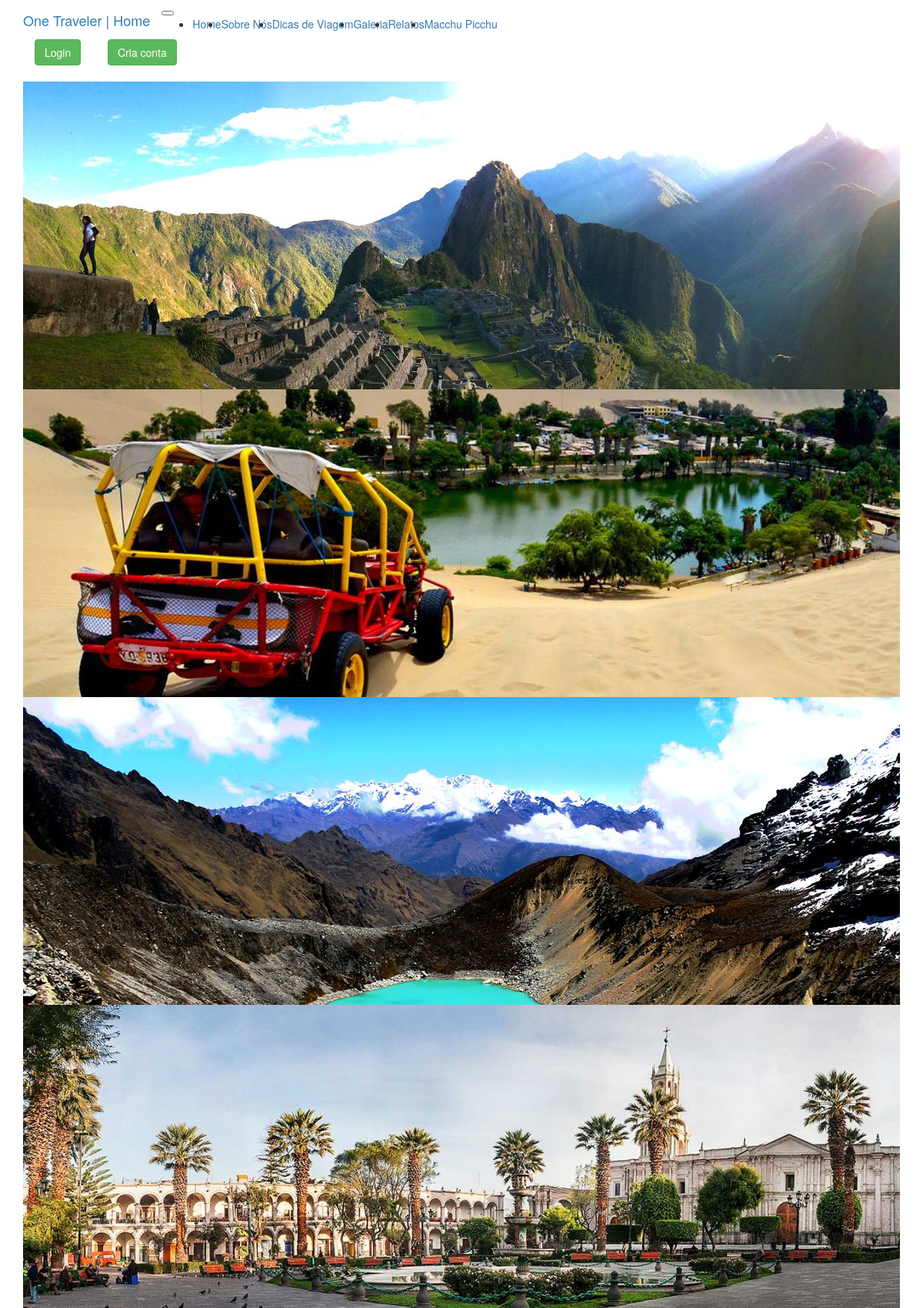
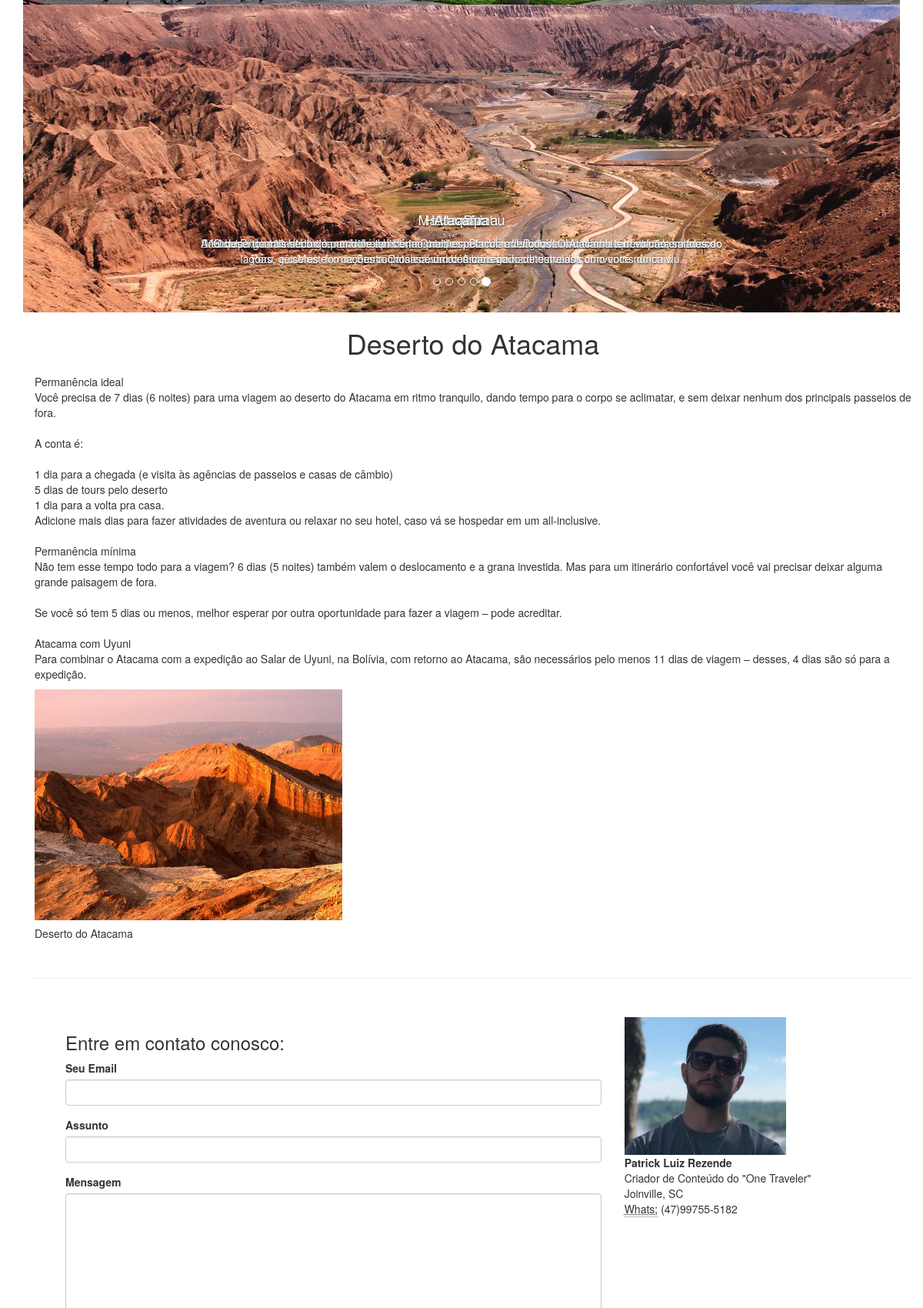
The page /relato/1 (upper part) on the database its author committed (2 pictures, top to bottom).
### app/models.py (models this page shows)
class Story(db.Model):
    __tablename__ = 'story'
    id = db.Column(db.Integer, primary_key=True)
    title = db.Column(db.String(128))
    description = db.Column(db.String(256))
    content = db.Column(db.Text())
    image_name = db.Column(db.String(128))

### app/main/views.py (the view)
@main.route('/relato/<int:id>')
def relato(id):
   story = Story.query.filter_by(id=id).first()
   story.content = story.content.replace('\n', '<br>')
   return render_template('relato.html', story=story)

### app/templates/relato.html (shortened to what this page needs)
{% extends "base.html" %}
{% block page_content %}
<div class="container">
<div class="card border-0 shadow my-5">
<div class="card-body p-5">
  <B><h1 class="font-weight-light text-center text-lg-left mt-4 mb-0"> {{story.title}} </h1></B>
  <p class="lead">
        <p>
            {% autoescape false %}
            {{story.content}}
            {% endautoescape %}
        <p>
    <div class="card bg-dark text-white">
      <img class="card-img" src="{{ url_for('static', filename='img/') }}{{story.image_name}}" alt="Card image">
      <div class="card-img-overlay">
        <h5 class="card-title">{{story.title}}</h5>
      </div>
    </div>
  <br>
</div>
{% endblock %}

### rows shown on the page
Story: title "Deserto do Atacama", content "Permanência ideal Você precisa de 7 dias (6 noites) para uma viagem ao deserto do Atacama em ritmo tranquilo, dando tempo para o corpo se aclimatar, e sem deixar nenhum dos principais passeios de fora. A conta é: 1 dia para a chegada (e visita às agências de passeios e casas de câmbio) 5 dias de tours pelo deserto 1 dia para a volta pra casa. Adicione mais dias para fazer atividades de aventura ou relaxar no seu hotel, caso vá se hospedar em um all-inclusive. Permanência mínima Não tem esse tempo todo para a viagem? 6 dias (5 noites) também valem o deslocamento e a grana investida. Mas para um itinerário confortável você vai precisar deixar alguma grande paisagem de fora. Se você só tem 5…", image_name (picture)
